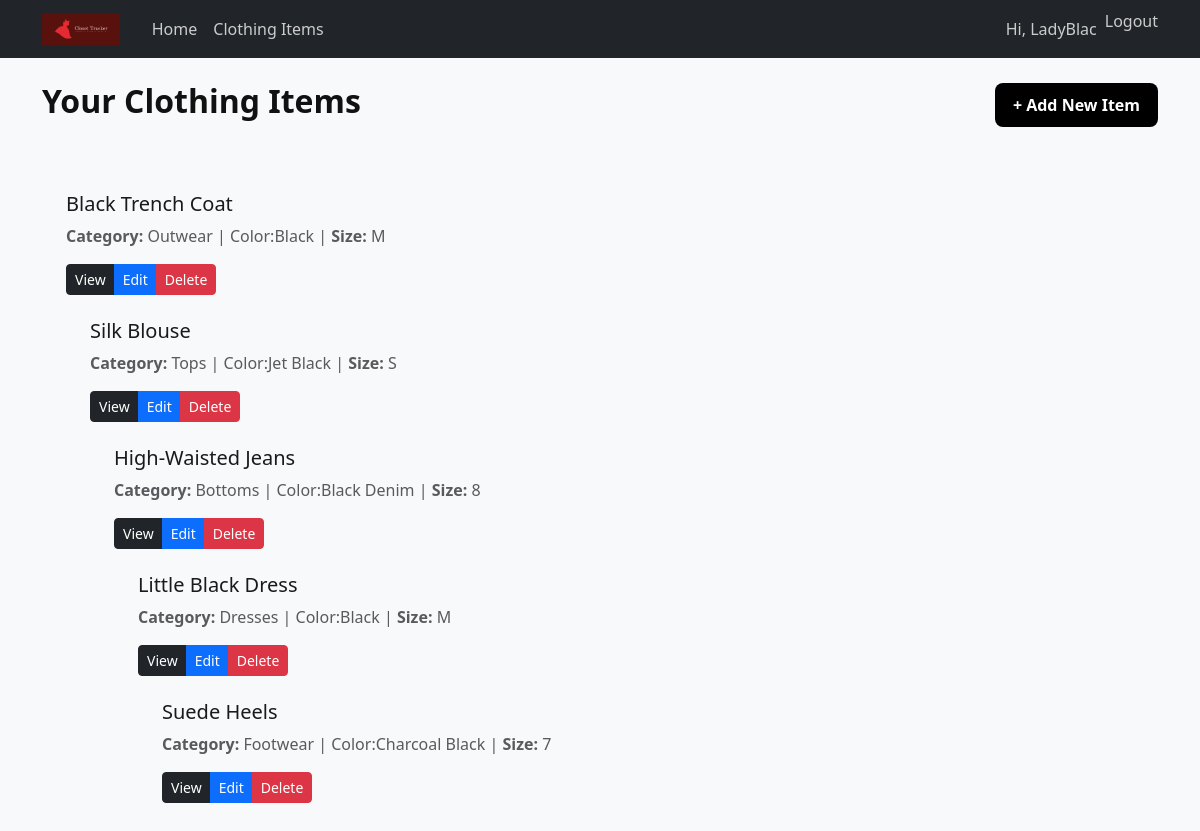
The app's page /items/ (signed in) with its own data.
### wardrobe/models.py (models this page shows, shortened)
class ClothingItem(models.Model):
    name = models.CharField(max_length=100)
    category = models.CharField(max_length=50)
    color = models.CharField(max_length=30)
    size = models.CharField(max_length=10)
    image = models.URLField(blank=True)
    notes = models.TextField(blank=True)
    user = models.ForeignKey(User, on_delete=models.CASCADE)

### wardrobe/views.py (the view)
# urls.py: path('items/', views.ClothingItemList.as_view(), name='clothingitem_list'),
class ClothingItemList(LoginRequiredMixin, ListView):
    model = ClothingItem
    template_name = 'wardrobe/clothingitem_list.html'
    context_object_name = 'clothing_items'
    def get_queryset(self):
        return ClothingItem.objects.filter(user=self.request.user)

### wardrobe/templates/wardrobe/clothingitem_list.html
{% extends 'base.html' %}
{% block content %}
   <div class="d-flex justify-content-between align-items-center mb-4">
     <h2>Your Clothing Items</h2>
     <a href="{% url 'clothingitem_create' %}" class="btn btn-success mb-3">+ Add New Item</a>
   </div>
  {% for item in clothing_items %}
    <div class="cardshadow-sm border-0 rounded-4 p-4 mb-2">
      <div class="card-body">
        <h5 class="card-tittle">{{ item.name }}</h5>
        <p class="card-text text-muted">
           <strong>Category:</strong> {{ item.category }} |
           <stron>Color:</stron>{{ item.color }} |
           <strong>Size:</strong> {{ item.size }}
        </p>
        <div class="btn-group">
           <a href="{% url 'clothingitem_detail' item.id %}" class="btn btn-sm btn-dark">View</a>
           <a href="{% url 'clothingitem_update' item.id %}" class="btn btn-sm btn-primary">Edit</a>
           <a href="{% url 'clothingitem_delete' item.id %}" class="btn btn-sm btn-danger">Delete</a>
        </div>
    </div>
<div>
{% empty %}
  <div class="alert alert-info">You have no clothing items yet. Click the button above to add one!</div>
 {% endfor %}
{% endblock %}

### wardrobe/templates/base.html (shortened to what this page needs)
<!DOCTYPE html>
<html lang="en">
<head>
    {% load static %}
    <link rel="stylesheet" href="https://cdn.jsdelivr.net/npm/bootstrap@5.3.0/dist/css/bootstrap.min.css">
    <link rel="stylesheet" href="{% static 'css/style.css' %}">
</head>
<body class="bg-light">
    <nav class="navbar navbar-expand-lg navbar-dark bg-dark mb-4">
        <div class="container">
            <a class="navbar-brand d-flex align-items-center" href="{% url 'home' %}">
                <img src="{% static 'images/cover.png' %}" alt="Closet Tracker Logo" width="80" height="80" class="me-2"></a>
            <div class="collapse navbar-collapse">
                <ul class="navbar-nav me-auto">
                    <li class="nav-item"><a class="nav-link" href="{% url 'home' %}">Home</a></li>
                     <li class="nav-item"><a class="nav-link" href="{% url 'clothingitem_list' %}">Clothing Items</a></li>
                </ul>
                <ul class="navbar-nav">
                    {% if user.is_authenticated %}
                        <li class="nav-item"><span class="nav-link">Hi, {{ user.username }}</span></li>
                        <li class="nav-item">
                            <form action="{% url 'logout' %}" method="post" style="display:inline;">
                                <button type="submit" class="btn btn-link nav-link" style="padding: 0; margin: 0;">Logout</button>
                            </form>
                        </li>
                    {% else %}
                        <li class="nav-item"><a class="nav-link" href="{% url 'login' %}">Login</a></li>
                        <li class="nav-item"><a class="nav-link" href="{% url 'signup' %}">Signup</a></li>
                    {% endif %}
                </ul>
            </div>
        </div>
    </nav>
    <div class="container">
        {% block content %}
        {% endblock %}
</body>
</html>

### wardrobe/static/css/style.css (style rules this page uses)
body { background-color: #f4f4f4; font-family: 'Segoe UI', Tahoma, Geneva, Verdana, sans-serif; color: #1a1a1a; }
h2 { font-weight: 700; margin-bottom: 1.5rem; color: #111; }
a.btn.btn-success { background-color: #000; border: none; font-weight: 600; border-radius: 8px; padding: 10px 18px; margin-bottom: 2rem; transition: background 0.3s ease; }
.navbar-brand { font-weight: bold; font-size: 1.25rem; letter-spacing: 1px; color: #fff !important; }
.navbar-dark .navbar-nav .nav-link { font-weight: 500; color: #ccc; }
.navbar-brand img { height: 32px; width: auto; margin-right: 8px; }

### records on screen
ClothingItem: name "Black Trench Coat", category "Outwear", color "Black", size "M"
ClothingItem: name "Silk Blouse", category "Tops", color "Jet Black", size "S"
ClothingItem: name "High-Waisted Jeans", category "Bottoms", color "Black Denim", size "8"
ClothingItem: name "Little Black Dress", category "Dresses", color "Black", size "M"
ClothingItem: name "Suede Heels", category "Footwear", color "Charcoal Black", size "7"

### other values on screen
{{ user.username }} "LadyBlac"
